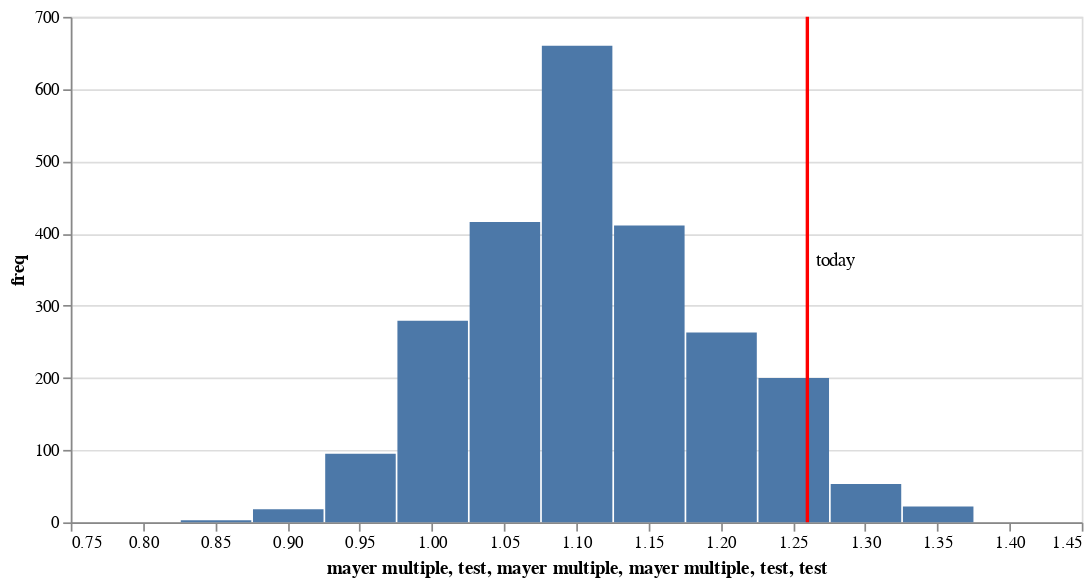

The notebook cell saved with this chart:
### Code cell
# Compute binned data

def _bin_data(df: pd.DataFrame, bin_size: float = 0.05):
    bins = np.arange(0, 3, bin_size)
    bin_labels = [round(b + bin_size/2,3) for b in bins][:-1]
    df['bin'] = pd.cut(df['mayer_multiple'], bins, labels=bin_labels)
    return pd.DataFrame(df.groupby('bin').bin.count()).rename(columns={'bin': 'freq'}).reset_index()


def _filter_data(data: pd.DataFrame):
    first_index = data[data['freq'].gt(0)].index[0]
    data_filtered = data.iloc[first_index:]
    last_index = data_filtered[data_filtered.freq.eq(0)].index[0]
    first_index = 0 if first_index == 0 else first_index - 1
    last_index = last_index if len(data) == last_index else last_index + 1
    return data[first_index:last_index]
    
def build_chart(df: pd.DataFrame):
    bin_size = 0.05

    data = _bin_data(df, bin_size)
    data = _filter_data(data)

    data['bin'] = data['bin'].astype('float64')
    data['bin_max'] = data['bin'].shift(-1).fillna(data['bin'].max() + 0.05)
    
    # The basic bar chart
    bar = alt.Chart(data).mark_bar().encode(
        x=alt.X('bin', bin='binned', title='mayer multiple'),
        x2='bin_max',
        y='freq')    
    
    # Add vertical lines with text and thresholds
    current_mm = round(df.iloc[-1].mayer_multiple, 2)
    vertline_data = pd.DataFrame({
        'value': [current_mm],
        'label':['today']     
    })    
    vertline = alt.Chart(vertline_data).mark_rule(
        color='red',
        strokeWidth=2
    ).encode(x='value')
    vertline_text = alt.Chart(vertline_data).mark_text(
        align='left', dx=5, dy=-5
    ).encode(
        x='value', text='label')
    
    # Create a selection that chooses the nearest point & selects based on x-value
    nearest = alt.selection(
        type='single',
        nearest=True,
        on='mouseover',
        fields=['bin'],
        empty='none')

    # Transparent selectors across the chart. This is what tells us
    # the x-value of the cursor
    selectors = alt.Chart(data).mark_point().encode(
        x='bin',
        opacity=alt.value(0),
    ).add_selection(
        nearest
    )

    # Draw points on the line, and highlight based on selection
    points = bar.mark_point().encode(
        opacity=alt.condition(nearest, alt.value(1), alt.value(0)),
        color=alt.value('red')
    )

    # Draw text labels near the points, and highlight based on selection
    points_text = bar.mark_text(align='left', dx=5, dy=-5).encode(
        text=alt.condition(nearest, 'freq:Q', alt.value(' '))
    )
    
    # Put all the layers into a chart and bind the data
    chart = alt.layer(bar, selectors, points, points_text, vertline, vertline_text).encode(x=alt.X('x:Q', title='test')).properties(        
        width=600, height=300
    )

    return (chart, data)

(chart, data) = build_chart(df)
chart

### Figure 1 — Vega-Lite specification as saved in the notebook (floating-point values rounded to 4 significant figures)
{"config": {"view": {"continuousWidth": 400, "continuousHeight": 300}}, "layer": [{"data": {"name": "data-18e1ca163848911822a6af2afb0192da"}, "mark": "bar", "encoding": {"x": {"type": "quantitative", "bin": "binned", "field": "bin", "title": "mayer multiple"}, "x2": {"field": "bin_max"}, "y": {"type": "quantitative", "field": "freq"}}}, {"data": {"name": "data-18e1ca163848911822a6af2afb0192da"}, "mark": "point", "encoding": {"opacity": {"value": 0}, "x": {"type": "quantitative", "field": "bin"}}, "selection": {"selector001": {"type": "single", "nearest": true, "on": "mouseover", "fields": ["bin"], "empty": "none"}}}, {"data": {"name": "data-18e1ca163848911822a6af2afb0192da"}, "mark": "point", "encoding": {"color": {"value": "red"}, "opacity": {"condition": {"value": 1, "selection": "selector001"}, "value": 0}, "x": {"type": "quantitative", "bin": "binned", "field": "bin", "title": "mayer multiple"}, "x2": {"field": "bin_max"}, "y": {"type": "quantitative", "field": "freq"}}}, {"data": {"name": "data-18e1ca163848911822a6af2afb0192da"}, "mark": {"type": "text", "align": "left", "dx": 5, "dy": -5}, "encoding": {"text": {"condition": {"type": "quantitative", "field": "freq", "selection": "selector001"}, "value": " "}, "x": {"type": "quantitative", "bin": "binned", "field": "bin", "title": "mayer multiple"}, "x2": {"field": "bin_max"}, "y": {"type": "quantitative", "field": "freq"}}}, {"data": {"name": "data-72ed3688057509c40e5253071b1edeeb"}, "mark": {"type": "rule", "color": "red", "strokeWidth": 2}, "encoding": {"x": {"type": "quantitative", "field": "value"}}}, {"data": {"name": "data-72ed3688057509c40e5253071b1edeeb"}, "mark": {"type": "text", "align": "left", "dx": 5, "dy": -5}, "encoding": {"text": {"type": "nominal", "field": "label"}, "x": {"type": "quantitative", "field": "value"}}}], "encoding": {"x": {"type": "quantitative", "field": "x", "title": "test"}}, "height": 300, "width": 600, "$schema": "https://vega.github.io/schema/vega-lite/v4.8.1.json", "datasets": {"data-18e1ca163848911822a6af2afb0192da": [{"bin": 0.775, "freq": 0, "bin_max": 0.825}, {"bin": 0.825, "freq": 3, "bin_max": 0.875}, {"bin": 0.875, "freq": 18, "bin_max": 0.925}, {"bin": 0.925, "freq": 95, "bin_max": 0.975}, {"bin": 0.975, "freq": 279, "bin_max": 1.025}, {"bin": 1.025, "freq": 416, "bin_max": 1.075}, {"bin": 1.075, "freq": 660, "bin_max": 1.125}, {"bin": 1.125, "freq": 411, "bin_max": 1.175}, {"bin": 1.175, "freq": 263, "bin_max": 1.225}, {"bin": 1.225, "freq": 200, "bin_max": 1.275}, {"bin": 1.275, "freq": 53, "bin_max": 1.325}, {"bin": 1.325, "freq": 22, "bin_max": 1.375}, {"bin": 1.375, "freq": 0, "bin_max": 1.425}], "data-72ed3688057509c40e5253071b1edeeb": [{"value": 1.26, "label": "today"}]}}
